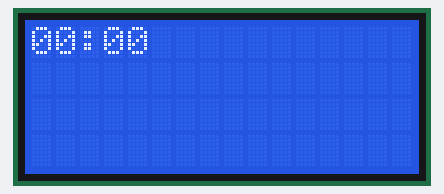
Bench run of a sketch on a simulated Arduino Uno, built with avr-gcc and run on an emulated ATmega328P. Parts: 16×4 character LCD.

Above: at 0.1 s.
At 4.2 s:
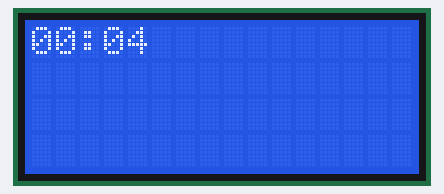
At 9.2 s:
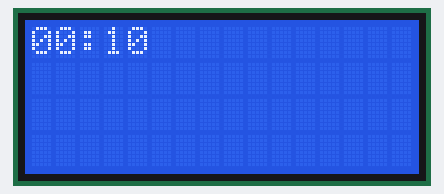
At 19.3 s:
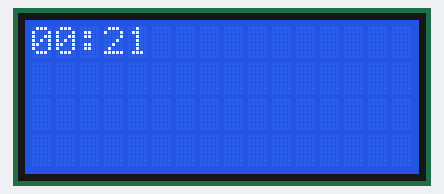
At 28.3 s:
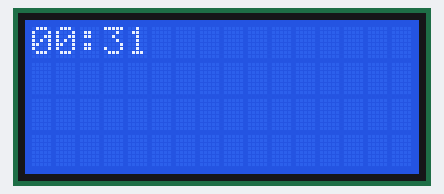
At 38.4 s:
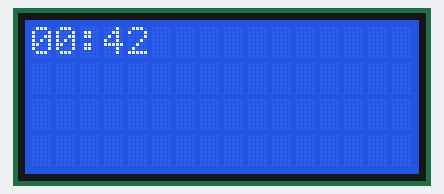

Measured:
- what the display in image 1 shows lasts 1.0 s, from 4.1 s to 5.1 s

The sketch:

temporizador.ino
```cpp
#include  <Wire.h>
#include  <LiquidCrystal_I2C.h>
int p[4] = {1, 0, 0, 0};
int s1, s2, m1, m2, salir;
int periodo = 1000;
unsigned long tiempoActual = 0;
LiquidCrystal_I2C lcd(0x27, 2, 1, 0, 4, 5, 6, 7, 3, POSITIVE);

void setup() {
  lcd.begin(16, 4);

}

void loop() {
tiempoActual = millis();
  while (salir != 1) {
    if (millis() >= tiempoActual + periodo) {
      s1++;
      tiempoActual = millis();
    }
    if (s1 == 9) {
      s2++;
      s1 = 0;
    }
    if (s2 == 6) {
      m1++;
      s2 = 0;
    }
    if (m1 == 9) {
      m2++;
      m1 = 0;
    }
    if (m2 == 9) {
      m2 = 0;
      lcd.setCursor(0, 1);
      lcd.print("contador finalizado");
    }
    if (p[0] == m2 && p[1] == m1 && p[2] == s2 && p[3] == s1 ) {
      salir = 1;
    }
    lcd.setCursor(0, 0);
    lcd.print(m2);
    lcd.setCursor(1, 0);
    lcd.print(m1);
    lcd.setCursor(2, 0);
    lcd.print(":");
    lcd.setCursor(3, 0);
    lcd.print(s2);
    lcd.setCursor(4, 0);
    lcd.print(s1);
  }
}
```
